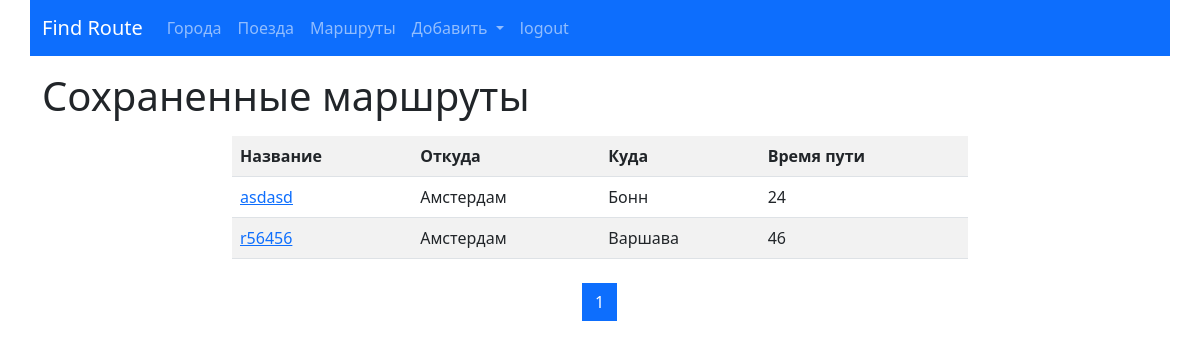
Screenshot of /list/ (signed in) with the database file from the repository.
### routes/models.py (models this page shows, shortened)
class Route(models.Model):
    name = models.CharField(max_length=50,
                            unique=True,
                            verbose_name='Название маршрута')
    travel_times = models.PositiveSmallIntegerField(verbose_name='Общее время в пути')
    from_city = models.ForeignKey(City,
                                  on_delete=models.CASCADE,
                                  related_name='route_from_city_set',
                                  verbose_name='Из какого города')
    to_city = models.ForeignKey('cities.City',
                                on_delete=models.CASCADE,
                                related_name='route_to_city_set',
                                verbose_name='В какой город')
    trains = models.ManyToManyField("trains.Train", verbose_name='Список поездов')
    class Meta:
        verbose_name = "Маршрут"
        verbose_name_plural = "Маршруты"
        ordering = ['travel_times']

### cities/models.py (models this page shows, shortened)
class City(models.Model):
    name = models.CharField(max_length=100, unique=True, verbose_name="Название")
    def __str__(self):
        return self.name
    class Meta:
        verbose_name = "Город"
        verbose_name_plural = "Города"
        ordering = ['name']

### routes/views.py (the view)
# urls.py: path('list/', RouteListView.as_view(), name='list'),
class RouteListView(ListView):
    paginate_by = 5
    model = Route
    template_name = "routes/list.html"

### routes/templates/routes/list.html (shortened to what this page needs)
{% extends 'base.html' %}
{% block content%}
<h1>Сохраненные маршруты</h1>
<div class="row ">
    <div class="col-md-8 mx-auto my-2">
        <table class="table table-striped">
            <tr>
                <th>Название</th>
                <th>Откуда</th>
                <th>Куда</th>
                <th>Время пути</th>
            </tr>
        {% for object in page_obj %}
            <tr>
                <td><a href="{% url 'detail' pk=object.pk %}">{{object.name}}</a></td>
                <td>{{object.from_city}}</td>
                <td>{{object.to_city}}</td>
                <td>{{object.travel_times}}</td>
            </tr>
        {% endfor %}
        </table>
    </div>
</div>
<nav aria-label="Page navigation example">
  <ul class="pagination justify-content-center">
      {% for page in page_obj.paginator.page_range %}
      <li class="page-item {% if page == page_obj.number %} active {% endif %}">
          <a class="page-link" href="?page={{ page }}">{{ page }}</a>
      </li>
      {% endfor %}
  </ul>
</nav>
{% endblock %}

### rows the page displays
Route: name "asdasd", from_city "Амстердам", to_city "Бонн", travel_times "24"
Route: name "r56456", from_city "Амстердам", to_city "Варшава", travel_times "46"

### other values shown
{{ page }} "1"
